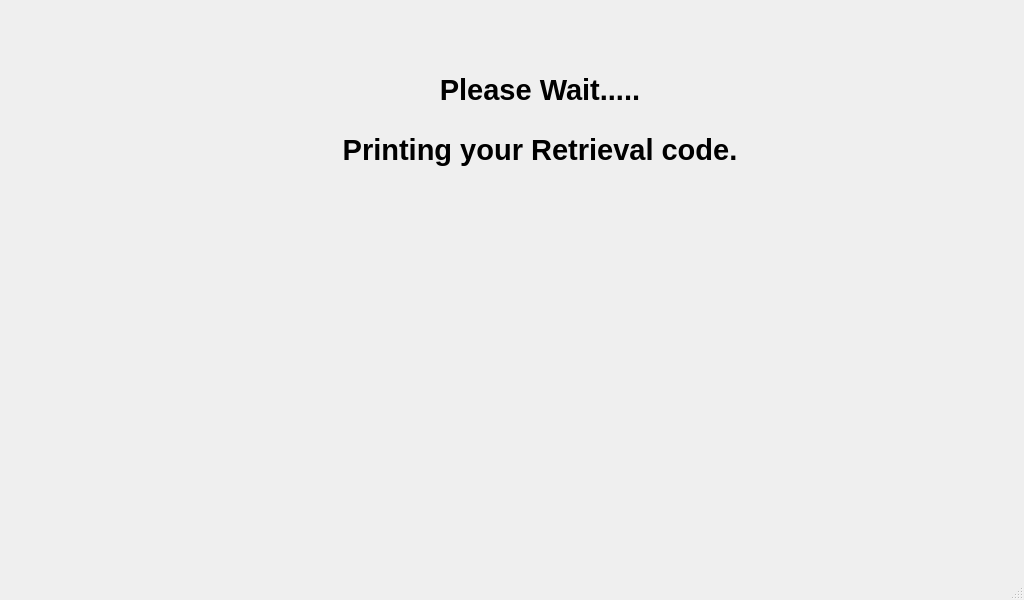
<?xml version="1.0" encoding="UTF-8"?>
<ui version="4.0">
 <class>MainWindow5</class>
 <widget class="QMainWindow" name="MainWindow5">
  <property name="geometry">
   <rect>
    <x>0</x>
    <y>0</y>
    <width>1024</width>
    <height>600</height>
   </rect>
  </property>
  <property name="windowTitle">
   <string>MainWindow</string>
  </property>
  <widget class="QWidget" name="centralwidget">
   <widget class="QLabel" name="label">
    <property name="geometry">
     <rect>
      <x>0</x>
      <y>0</y>
      <width>1024</width>
      <height>600</height>
     </rect>
    </property>
    <property name="text">
     <string/>
    </property>
    <property name="pixmap">
     <pixmap>pics/Standby.png</pixmap>
    </property>
    <property name="scaledContents">
     <bool>true</bool>
    </property>
   </widget>
   <widget class="QLabel" name="label_2">
    <property name="geometry">
     <rect>
      <x>240</x>
      <y>60</y>
      <width>600</width>
      <height>60</height>
     </rect>
    </property>
    <property name="text">
     <string>&lt;html&gt;&lt;head/&gt;&lt;body&gt;&lt;p align=&quot;center&quot;&gt;&lt;span style=&quot; font-size:22pt; font-weight:600;&quot;&gt;Please Wait.....&lt;/span&gt;&lt;/p&gt;&lt;/body&gt;&lt;/html&gt;</string>
    </property>
   </widget>
   <widget class="QLabel" name="label_3">
    <property name="geometry">
     <rect>
      <x>240</x>
      <y>120</y>
      <width>600</width>
      <height>60</height>
     </rect>
    </property>
    <property name="text">
     <string>&lt;html&gt;&lt;head/&gt;&lt;body&gt;&lt;p align=&quot;center&quot;&gt;&lt;span style=&quot; font-size:22pt; font-weight:600;&quot;&gt;Printing your Retrieval code.&lt;/span&gt;&lt;/p&gt;&lt;/body&gt;&lt;/html&gt;</string>
    </property>
   </widget>
   <widget class="QLabel" name="label_4">
    <property name="geometry">
     <rect>
      <x>390</x>
      <y>180</y>
      <width>250</width>
      <height>400</height>
     </rect>
    </property>
    <property name="text">
     <string/>
    </property>
    <property name="pixmap">
     <pixmap>pics/1 (90 × 90 px) (9).png</pixmap>
    </property>
    <property name="scaledContents">
     <bool>true</bool>
    </property>
   </widget>
  </widget>
  <widget class="QMenuBar" name="menubar">
   <property name="geometry">
    <rect>
     <x>0</x>
     <y>0</y>
     <width>1024</width>
     <height>17</height>
    </rect>
   </property>
  </widget>
  <widget class="QStatusBar" name="statusbar"/>
 </widget>
 <resources/>
 <connections/>
</ui>
